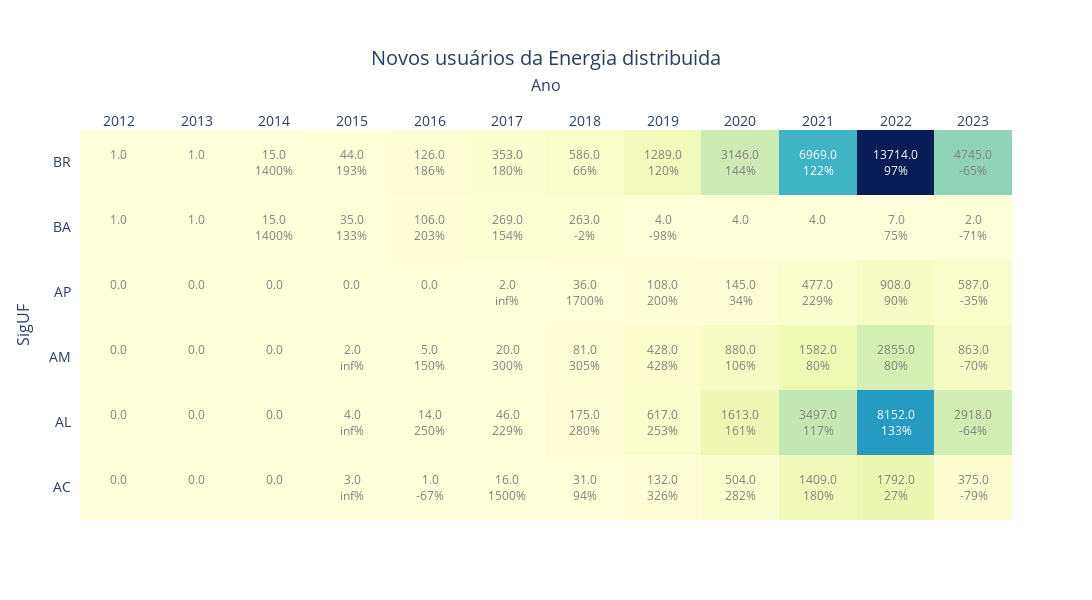

Source (notebook cell):
### Code cell
df['Mes'] = pd.DatetimeIndex(df['DthAtualizaCadastralEmpreend']).month
df['Ano'] = pd.DatetimeIndex(df['DthAtualizaCadastralEmpreend']).year

counts = df_clean.groupby(['Ano', 'SigUF', 'DscClasseConsumo']).agg({'NumCPFCNPJ': 'nunique'}).reset_index()
tabela = counts.groupby(['Ano', 'SigUF'])['NumCPFCNPJ'].sum().reset_index()

matriz = tabela.pivot(index='SigUF', columns='Ano', values='NumCPFCNPJ')
matriz = matriz.fillna(0)
matriz.loc['BR'] = matriz.sum()

matriz_tx = matriz.pct_change(axis=1) * 100
matriz_tx = matriz_tx.applymap(lambda x: '{:.0f}%'.format(x) if not np.isnan(x) and x != 0 else ' ')
matriz_tx['med'] = ""
matriz_tx['Total'] = ""
matriz_tx['2023'] = ""





import plotly.graph_objs as go
import plotly.figure_factory as ff
import numpy as np

# Criando uma lista de strings com valores da matriz e matriz_tx
text = [[f"{matriz.iloc[i,j]:}<br>{matriz_tx.iloc[i,j]}" for j in range(len(matriz.columns))] for i in range(len(matriz.index))]
# Criação do heatmap principal
fig_2 = ff.create_annotated_heatmap(z=matriz.values,
                                  x=list(matriz.columns),
                                  y=list(matriz.index),
                                  annotation_text=text,
                                  font_colors=['gray', 'white'],
                                  colorscale='YlGnBu')
# Configurações de layout
fig_2.update_layout(
    width=1200,
    height=600,
    xaxis_title='Ano',
    xaxis_title_font_size=16,
    xaxis_tickfont_size=14,
    yaxis_title='SigUF',
    yaxis_title_font_size=16,
    yaxis_tickfont_size=14,
    title='Novos usuários da Energia distribuida',
    title_font_size=20,
    title_x=.5,
    margin=dict(t=130)
)    

fig_2.show()

### Figure 1 — Plotly figure (JSON) as saved in the notebook; plotly's stock layout.template omitted (floating-point values rounded to 4 significant figures)
{"data": [{"colorscale": [[0, "rgb(255,255,217)"], [0.125, "rgb(237,248,177)"], [0.25, "rgb(199,233,180)"], [0.375, "rgb(127,205,187)"], [0.5, "rgb(65,182,196)"], [0.625, "rgb(29,145,192)"], [0.75, "rgb(34,94,168)"], [0.875, "rgb(37,52,148)"], [1, "rgb(8,29,88)"]], "reversescale": false, "showscale": false, "type": "heatmap", "x": [2012, 2013, 2014, 2015, 2016, 2017, 2018, 2019, 2020, 2021, 2022, 2023], "y": ["AC", "AL", "AM", "AP", "BA", "BR"], "z": [[0, 0, 0, 3, 1, 16, 31, 132, 504, 1409, 1792, 375], [0, 0, 0, 4, 14, 46, 175, 617, 1613, 3497, 8152, 2918], [0, 0, 0, 2, 5, 20, 81, 428, 880, 1582, 2855, 863], [0, 0, 0, 0, 0, 2, 36, 108, 145, 477, 908, 587], [1, 1, 15, 35, 106, 269, 263, 4, 4, 4, 7, 2], [1, 1, 15, 44, 126, 353, 586, 1289, 3146, 6969, 13714, 4745]]}], "layout": {"annotations": [{"font": {"color": "gray"}, "showarrow": false, "text": "0.0<br> ", "x": 2012, "xref": "x", "y": "AC", "yref": "y"}, {"font": {"color": "gray"}, "showarrow": false, "text": "0.0<br> ", "x": 2013, "xref": "x", "y": "AC", "yref": "y"}, {"font": {"color": "gray"}, "showarrow": false, "text": "0.0<br> ", "x": 2014, "xref": "x", "y": "AC", "yref": "y"}, {"font": {"color": "gray"}, "showarrow": false, "text": "3.0<br>inf%", "x": 2015, "xref": "x", "y": "AC", "yref": "y"}, {"font": {"color": "gray"}, "showarrow": false, "text": "1.0<br>-67%", "x": 2016, "xref": "x", "y": "AC", "yref": "y"}, {"font": {"color": "gray"}, "showarrow": false, "text": "16.0<br>1500%", "x": 2017, "xref": "x", "y": "AC", "yref": "y"}, {"font": {"color": "gray"}, "showarrow": false, "text": "31.0<br>94%", "x": 2018, "xref": "x", "y": "AC", "yref": "y"}, {"font": {"color": "gray"}, "showarrow": false, "text": "132.0<br>326%", "x": 2019, "xref": "x", "y": "AC", "yref": "y"}, {"font": {"color": "gray"}, "showarrow": false, "text": "504.0<br>282%", "x": 2020, "xref": "x", "y": "AC", "yref": "y"}, {"font": {"color": "gray"}, "showarrow": false, "text": "1409.0<br>180%", "x": 2021, "xref": "x", "y": "AC", "yref": "y"}, {"font": {"color": "gray"}, "showarrow": false, "text": "1792.0<br>27%", "x": 2022, "xref": "x", "y": "AC", "yref": "y"}, {"font": {"color": "gray"}, "showarrow": false, "text": "375.0<br>-79%", "x": 2023, "xref": "x", "y": "AC", "yref": "y"}, {"font": {"color": "gray"}, "showarrow": false, "text": "0.0<br> ", "x": 2012, "xref": "x", "y": "AL", "yref": "y"}, {"font": {"color": "gray"}, "showarrow": false, "text": "0.0<br> ", "x": 2013, "xref": "x", "y": "AL", "yref": "y"}, {"font": {"color": "gray"}, "showarrow": false, "text": "0.0<br> ", "x": 2014, "xref": "x", "y": "AL", "yref": "y"}, {"font": {"color": "gray"}, "showarrow": false, "text": "4.0<br>inf%", "x": 2015, "xref": "x", "y": "AL", "yref": "y"}, {"font": {"color": "gray"}, "showarrow": false, "text": "14.0<br>250%", "x": 2016, "xref": "x", "y": "AL", "yref": "y"}, {"font": {"color": "gray"}, "showarrow": false, "text": "46.0<br>229%", "x": 2017, "xref": "x", "y": "AL", "yref": "y"}, {"font": {"color": "gray"}, "showarrow": false, "text": "175.0<br>280%", "x": 2018, "xref": "x", "y": "AL", "yref": "y"}, {"font": {"color": "gray"}, "showarrow": false, "text": "617.0<br>253%", "x": 2019, "xref": "x", "y": "AL", "yref": "y"}, {"font": {"color": "gray"}, "showarrow": false, "text": "1613.0<br>161%", "x": 2020, "xref": "x", "y": "AL", "yref": "y"}, {"font": {"color": "gray"}, "showarrow": false, "text": "3497.0<br>117%", "x": 2021, "xref": "x", "y": "AL", "yref": "y"}, {"font": {"color": "white"}, "showarrow": false, "text": "8152.0<br>133%", "x": 2022, "xref": "x", "y": "AL", "yref": "y"}, {"font": {"color": "gray"}, "showarrow": false, "text": "2918.0<br>-64%", "x": 2023, "xref": "x", "y": "AL", "yref": "y"}, {"font": {"color": "gray"}, "showarrow": false, "text": "0.0<br> ", "x": 2012, "xref": "x", "y": "AM", "yref": "y"}, {"font": {"color": "gray"}, "showarrow": false, "text": "0.0<br> ", "x": 2013, "xref": "x", "y": "AM", "yref": "y"}, {"font": {"color": "gray"}, "showarrow": false, "text": "0.0<br> ", "x": 2014, "xref": "x", "y": "AM", "yref": "y"}, {"font": {"color": "gray"}, "showarrow": false, "text": "2.0<br>inf%", "x": 2015, "xref": "x", "y": "AM", "yref": "y"}, {"font": {"color": "gray"}, "showarrow": false, "text": "5.0<br>150%", "x": 2016, "xref": "x", "y": "AM", "yref": "y"}, {"font": {"color": "gray"}, "showarrow": false, "text": "20.0<br>300%", "x": 2017, "xref": "x", "y": "AM", "yref": "y"}, {"font": {"color": "gray"}, "showarrow": false, "text": "81.0<br>305%", "x": 2018, "xref": "x", "y": "AM", "yref": "y"}, {"font": {"color": "gray"}, "showarrow": false, "text": "428.0<br>428%", "x": 2019, "xref": "x", "y": "AM", "yref": "y"}, {"font": {"color": "gray"}, "showarrow": false, "text": "880.0<br>106%", "x": 2020, "xref": "x", "y": "AM", "yref": "y"}, {"font": {"color": "gray"}, "showarrow": false, "text": "1582.0<br>80%", "x": 2021, "xref": "x", "y": "AM", "yref": "y"}, {"font": {"color": "gray"}, "showarrow": false, "text": "2855.0<br>80%", "x": 2022, "xref": "x", "y": "AM", "yref": "y"}, {"font": {"color": "gray"}, "showarrow": false, "text": "863.0<br>-70%", "x": 2023, "xref": "x", "y": "AM", "yref": "y"}, {"font": {"color": "gray"}, "showarrow": false, "text": "0.0<br> ", "x": 2012, "xref": "x", "y": "AP", "yref": "y"}, {"font": {"color": "gray"}, "showarrow": false, "text": "0.0<br> ", "x": 2013, "xref": "x", "y": "AP", "yref": "y"}, {"font": {"color": "gray"}, "showarrow": false, "text": "0.0<br> ", "x": 2014, "xref": "x", "y": "AP", "yref": "y"}, {"font": {"color": "gray"}, "showarrow": false, "text": "0.0<br> ", "x": 2015, "xref": "x", "y": "AP", "yref": "y"}, {"font": {"color": "gray"}, "showarrow": false, "text": "0.0<br> ", "x": 2016, "xref": "x", "y": "AP", "yref": "y"}, {"font": {"color": "gray"}, "showarrow": false, "text": "2.0<br>inf%", "x": 2017, "xref": "x", "y": "AP", "yref": "y"}, {"font": {"color": "gray"}, "showarrow": false, "text": "36.0<br>1700%", "x": 2018, "xref": "x", "y": "AP", "yref": "y"}, {"font": {"color": "gray"}, "showarrow": false, "text": "108.0<br>200%", "x": 2019, "xref": "x", "y": "AP", "yref": "y"}, {"font": {"color": "gray"}, "showarrow": false, "text": "145.0<br>34%", "x": 2020, "xref": "x", "y": "AP", "yref": "y"}, {"font": {"color": "gray"}, "showarrow": false, "text": "477.0<br>229%", "x": 2021, "xref": "x", "y": "AP", "yref": "y"}, {"font": {"color": "gray"}, "showarrow": false, "text": "908.0<br>90%", "x": 2022, "xref": "x", "y": "AP", "yref": "y"}, {"font": {"color": "gray"}, "showarrow": false, "text": "587.0<br>-35%", "x": 2023, "xref": "x", "y": "AP", "yref": "y"}, {"font": {"color": "gray"}, "showarrow": false, "text": "1.0<br> ", "x": 2012, "xref": "x", "y": "BA", "yref": "y"}, {"font": {"color": "gray"}, "showarrow": false, "text": "1.0<br> ", "x": 2013, "xref": "x", "y": "BA", "yref": "y"}, {"font": {"color": "gray"}, "showarrow": false, "text": "15.0<br>1400%", "x": 2014, "xref": "x", "y": "BA", "yref": "y"}, {"font": {"color": "gray"}, "showarrow": false, "text": "35.0<br>133%", "x": 2015, "xref": "x", "y": "BA", "yref": "y"}, {"font": {"color": "gray"}, "showarrow": false, "text": "106.0<br>203%", "x": 2016, "xref": "x", "y": "BA", "yref": "y"}, {"font": {"color": "gray"}, "showarrow": false, "text": "269.0<br>154%", "x": 2017, "xref": "x", "y": "BA", "yref": "y"}, {"font": {"color": "gray"}, "showarrow": false, "text": "263.0<br>-2%", "x": 2018, "xref": "x", "y": "BA", "yref": "y"}, {"font": {"color": "gray"}, "showarrow": false, "text": "4.0<br>-98%", "x": 2019, "xref": "x", "y": "BA", "yref": "y"}, {"font": {"color": "gray"}, "showarrow": false, "text": "4.0<br> ", "x": 2020, "xref": "x", "y": "BA", "yref": "y"}, {"font": {"color": "gray"}, "showarrow": false, "text": "4.0<br> ", "x": 2021, "xref": "x", "y": "BA", "yref": "y"}, {"font": {"color": "gray"}, "showarrow": false, "text": "7.0<br>75%", "x": 2022, "xref": "x", "y": "BA", "yref": "y"}, {"font": {"color": "gray"}, "showarrow": false, "text": "2.0<br>-71%", "x": 2023, "xref": "x", "y": "BA", "yref": "y"}, {"font": {"color": "gray"}, "showarrow": false, "text": "1.0<br> ", "x": 2012, "xref": "x", "y": "BR", "yref": "y"}, {"font": {"color": "gray"}, "showarrow": false, "text": "1.0<br> ", "x": 2013, "xref": "x", "y": "BR", "yref": "y"}, {"font": {"color": "gray"}, "showarrow": false, "text": "15.0<br>1400%", "x": 2014, "xref": "x", "y": "BR", "yref": "y"}, {"font": {"color": "gray"}, "showarrow": false, "text": "44.0<br>193%", "x": 2015, "xref": "x", "y": "BR", "yref": "y"}, {"font": {"color": "gray"}, "showarrow": false, "text": "126.0<br>186%", "x": 2016, "xref": "x", "y": "BR", "yref": "y"}, {"font": {"color": "gray"}, "showarrow": false, "text": "353.0<br>180%", "x": 2017, "xref": "x", "y": "BR", "yref": "y"}, {"font": {"color": "gray"}, "showarrow": false, "text": "586.0<br>66%", "x": 2018, "xref": "x", "y": "BR", "yref": "y"}, {"font": {"color": "gray"}, "showarrow": false, "text": "1289.0<br>120%", "x": 2019, "xref": "x", "y": "BR", "yref": "y"}, {"font": {"color": "gray"}, "showarrow": false, "text": "3146.0<br>144%", "x": 2020, "xref": "x", "y": "BR", "yref": "y"}, {"font": {"color": "white"}, "showarrow": false, "text": "6969.0<br>122%", "x": 2021, "xref": "x", "y": "BR", "yref": "y"}, {"font": {"color": "white"}, "showarrow": false, "text": "13714.0<br>97%", "x": 2022, "xref": "x", "y": "BR", "yref": "y"}, {"font": {"color": "gray"}, "showarrow": false, "text": "4745.0<br>-65%", "x": 2023, "xref": "x", "y": "BR", "yref": "y"}], "height": 600, "margin": {"t": 130}, "title": {"font": {"size": 20}, "text": "Novos usuários da Energia distribuida", "x": 0.5}, "width": 1200, "xaxis": {"dtick": 1, "gridcolor": "rgb(0, 0, 0)", "side": "top", "tickfont": {"size": 14}, "ticks": "", "title": {"font": {"size": 16}, "text": "Ano"}}, "yaxis": {"dtick": 1, "tickfont": {"size": 14}, "ticks": "", "ticksuffix": "  ", "title": {"font": {"size": 16}, "text": "SigUF"}}}}
